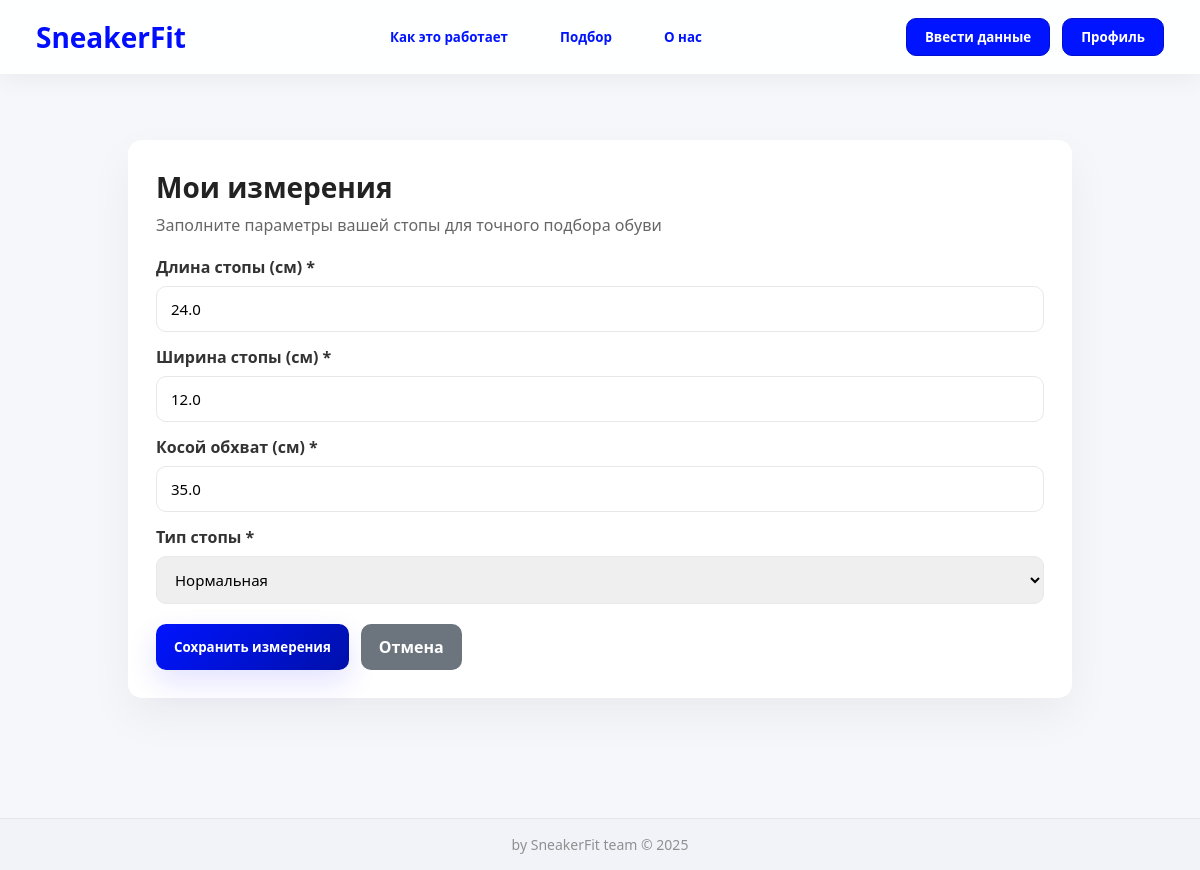
Before: /measure (signed in) with the older database file.
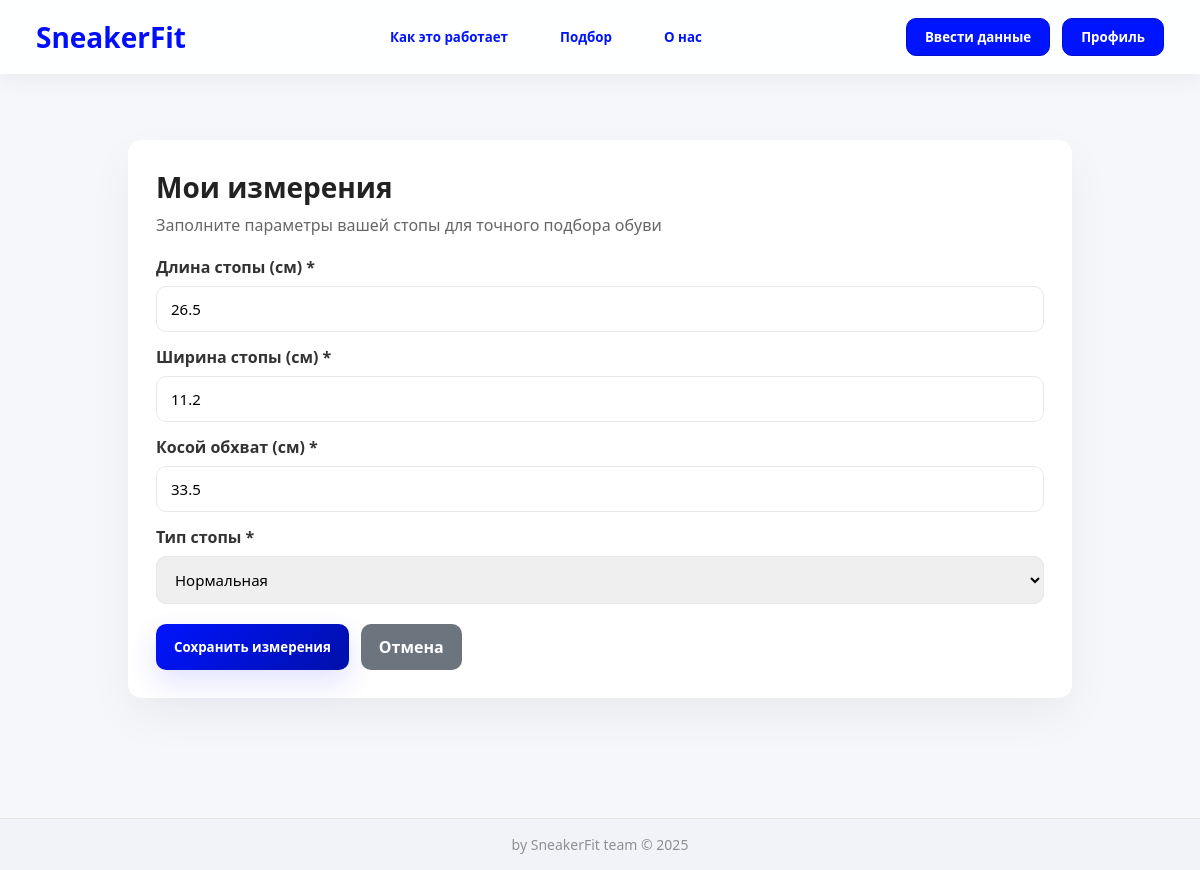
After: the same page with the newer database file.
### tables this page shows
CREATE TABLE users (
            id INTEGER PRIMARY KEY AUTOINCREMENT,
            username TEXT NOT NULL,
            email TEXT UNIQUE NOT NULL,
            password TEXT NOT NULL,
            registration_date TEXT,
            registration_type TEXT,
            subscription INTEGER DEFAULT 0,
            foot_length REAL,
            foot_width REAL,
            arch TEXT,
            oblique_circumference REAL,
            foot_type TEXT,
            avatar TEXT,
            about TEXT DEFAULT ''
        );

### app.py (the view, shortened to what this page needs)
@app.route('/measure', methods=['GET', 'POST'])
def measure():
    if not session.get('user_logged_in'):
        return redirect('/login_page')
    user = get_user_by_email(session.get('user_email'))
    return render_template('measure.html', user_measurements=user, errors=[])

### database.py (called while the page is built)
def get_connection():
    conn = sqlite3.connect(DB_FILE)
    conn.row_factory = sqlite3.Row
    return conn

### user_service.py (called while the page is built)
def get_user_by_email(email):
    conn = get_connection()
    cursor = conn.cursor()
    try:
        cursor.execute("SELECT * FROM users WHERE email = ?", (email,))
        row = cursor.fetchone()
        if row:
            return dict(row)
        return None
    except Exception as e:
        print(f"Error getting user by email: {e}")
        return None
    finally:
        conn.close()

### templates/measure.html (shortened to what this page needs)
<!DOCTYPE html>
<html lang="ru">
<head>
    <link rel="stylesheet" href="{{ url_for('static', filename='style.css') }}">
    <link rel="stylesheet" href="{{ url_for('static', filename='../static/css/measure.css') }}">
</head>
<body>
<div class="topbar">
    <a href="/" style="text-decoration: none;">
        <div class="logo">SneakerFit</div>
    </a>
    <div class="center-menu">
        <a href="/how"><button class="ghost-btn">Как это работает</button></a>
        <a href="/fit"><button class="ghost-btn">Подбор</button></a>
        <a href="/about"><button class="ghost-btn">О нас</button></a>
    </div>
    <div class="right-menu">
        <a href="/measure"><button class="nav-btn">Ввести данные</button></a>
        <a href="/profile"><button class="nav-btn">Профиль</button></a>
    </div>
</div>
<div class="main-content">
<div class="container" style="margin-top:140px; animation: fadeIn 0.5s ease;">
    <div class="card">
        <h1>Мои измерения</h1>
        <p style="color: #666; margin-bottom: 20px;">Заполните параметры вашей стопы для точного подбора обуви</p>
        <form method="POST" id="measureForm">
            <div class="form-group">
                <label for="length">Длина стопы (см) *</label>
                <input type="number" id="length" name="length" step="0.1" min="15" max="40"
                       value="{{ user_measurements.foot_length if user_measurements.foot_length else '' }}"
                       placeholder="Например: 25.5" required>
            </div>
            <div class="form-group">
                <label for="width">Ширина стопы (см) *</label>
                <input type="number" id="width" name="width" step="0.1" min="5" max="15"
                       value="{{ user_measurements.foot_width if user_measurements.foot_width else '' }}"
                       placeholder="Например: 9.5" required>
            </div>
            <div class="form-group">
                <label for="oblique_circumference">Косой обхват (см) *</label>
                <input type="number" id="oblique_circumference" name="oblique_circumference" step="0.1" min="20" max="50"
                       value="{{ user_measurements.oblique_circumference if user_measurements.oblique_circumference else '' }}"
                       placeholder="Например: 28.5" required>
            </div>
            <div class="form-group">
                <label for="foot_type">Тип стопы *</label>
                <select id="foot_type" name="foot_type" required>
                    <option value="Нормальная" {% if user_measurements.foot_type == 'Нормальная' %}selected{% endif %}>Нормальная</option>
                </select>
            </div>
            <div style="display: flex; gap: 12px; margin-top: 20px;">
                <button class="btn btn-primary" type="submit" id="submitBtn">Сохранить измерения</button>
                <a href="/profile" class="btn btn-secondary" style="display:inline-block;">Отмена</a>
            </div>
        </form>
    </div>
</div>
</div>
<footer class="global-footer">
    <p>by SneakerFit team © 2025</p>
</footer>
</body>
</html>

### static/style.css (style rules this page uses)
* { margin: 0; padding: 0; box-sizing: border-box; font-family: 'Segoe UI', Tahoma, Geneva, Verdana, sans-serif; }
html, body { height: 100%; }
body { min-height: 100vh; background: #f6f7fb; color: #222; }
.topbar { width: 100%; position: fixed; top: 0; left: 0; display: flex; justify-content: space-between; align-items: center; padding: 18px 36px; background: rgba(255, 255, 255, 0.9); backdrop-filter: blur(4px); box-shadow: 0 6px 22px rgba(13, 13, 25, 0.05); z-index: 50; animation: fadeDown 0.5s ease; }
.logo { font-size: 28px; color: #000DFF; font-weight: 700; cursor: pointer; transition: all 0.3s ease; }
.container { width: 100%; max-width: 980px; margin: 120px auto 60px; padding: 0 18px; }
.card { background: white; border-radius: 14px; padding: 28px; box-shadow: 0 18px 45px rgba(13, 13, 25, 0.05); }
h1 { font-size: 28px; margin-bottom: 8px; }
.form-group { margin-bottom: 14px; text-align: left; }
label { display: block; font-weight: 600; margin-bottom: 8px; color: #333; }
input[type="text"], input[type="email"], input[type="password"], input[type="number"], textarea, select { width: 100%; padding: 12px 14px; border-radius: 10px; border: 1px solid #e8e8e8; font-size: 15px; transition: all .18s; }
.btn { display: inline-block; padding: 12px 18px; border-radius: 10px; text-decoration: none; text-align: center; cursor: pointer; border: none; }
.btn-primary { background: linear-gradient(135deg, #0014ff, #0010aa); color: white; font-weight: 600; box-shadow: 0 12px 30px rgba(13, 13, 255, 0.12); }
.btn-secondary { background: #6c757d; color: white; font-weight: 600; }
.global-footer { width: 100%; text-align: center; padding: 16px; font-size: 14px; color: #777; background: #f2f3f8; margin-top: 60px; animation: fadeUp 0.4s ease; border-top: 1px solid #e6e6e6; }
.global-footer p { opacity: 0.8; }
body { display: flex; flex-direction: column; min-height: 100vh; }
footer { margin-top: auto; }
.main-content { flex: 1; }
.topbar { display: flex; justify-content: space-between; align-items: center; }
.center-menu { display: flex; gap: 24px; flex: 1; justify-content: center; }
.right-menu { display: flex; gap: 12px; }
.ghost-btn { background: transparent !important; border: none; color: #0014ff; font-weight: 600; padding: 8px 14px; cursor: pointer; transition: all .25s; border-radius: 8px; }
.nav-btn { background: #0014ff; color: white; border: 1px solid #0010cc; font-weight: 600; padding: 9px 18px; cursor: pointer; border-radius: 10px; transition: all .25s; }

Changed rows visible on the page:
changed users "Нормальная": length "24.0" → "26.5"; width "12.0" → "11.2"; oblique_circumference "35.0" → "33.5"
